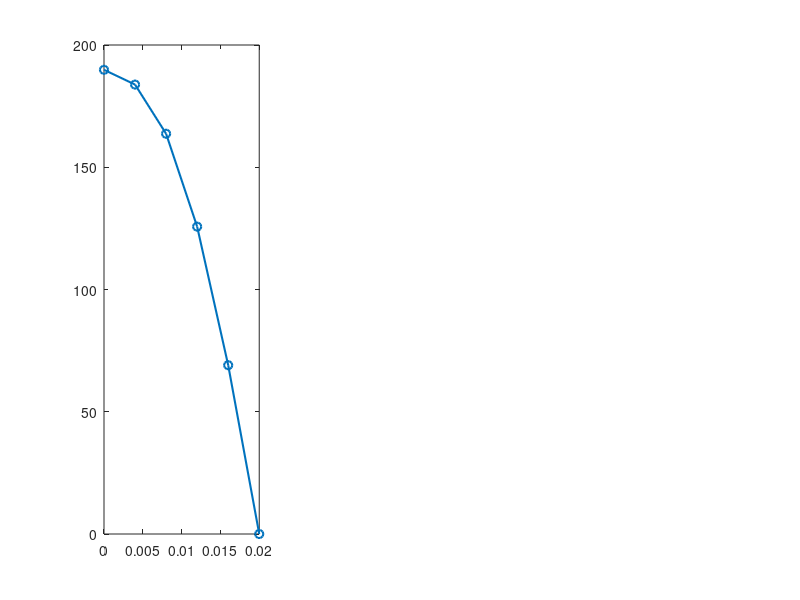

This chart was generated by the following MATLAB code: (Note: this script raises an error after producing the figure.)
clear; clc; close all;

% Parameters
L = 0.02;             % Plate thickness [m]
k = 10;               % Thermal conductivity [W/m.K]
rho_c = 1e7;          % Volumetric heat capacity [J/m^3.K]
alpha = k / rho_c;    % Thermal diffusivity
Nx = 5;               % Number of nodes
dx = L / Nx;
dt = 2;               % Time step [s]
T_init = 200;         % Initial temperature
T_right = 0;           % Dirichlet boundary (east side)

% Spatial grid
x = linspace(0, L, Nx+1);   % 6 points (including boundary)
x_inner = x(2:end);         % Interior nodes (excluding 0 m)

% Coefficients
ae = k / dx;
aw = k / dx;
ap_0 = rho_c * dx / dt;

% Matrix A
A = zeros(Nx);
for i = 1:Nx
    if i == 1
        ap = ae + ap_0;
        A(i, i) = ap;
        A(i, i+1) = -ae;
    elseif i == Nx
        ap = aw + ap_0 + 2*ae; % Adjusted for Neumann
        A(i, i-1) = -aw;
        A(i, i) = ap;
    else
        ap = ae + aw + ap_0;
        A(i, i-1) = -aw;
        A(i, i) = ap;
        A(i, i+1) = -ae;
    end
end

% Initial condition
T = ones(Nx, 1) * T_init;

% Time loop and plotting
t_total = [40, 80, 120];
steps_needed = t_total / dt;
x_plot = [x(2), x(3), x(4), x(5), x(6)];

figure;
for step = 1:max(steps_needed)
    b = 20000 * T;
    T = A \ b;

    % Plot at selected times
    t_current = step * dt;
    idx_plot = find(t_current == t_total);
    if ~isempty(idx_plot)
        % Analytical solution
        T_analytical = zeros(size(x));
        for xi = 1:length(x)
            sum_series = 0;
            for n = 1:20000
                lambda_n = (2*n - 1)*pi / (2*L);
                coeff = ((-1)^(n+1)) / (2*n - 1);
                sum_series = sum_series + coeff * exp(-alpha * lambda_n^2 * t_current) * cos(lambda_n * x(xi));
            end
            T_analytical(xi) = (4*T_init/pi) * sum_series;
        end
        T_full = [T(1);T;T_right];
        subplot(1, 3, idx_plot);
        plot(x, T_analytical, 'o-', 'LineWidth', 1.5); hold on;
        plot(x_plot, T_full, 'rx--', 'LineWidth', 1.5);
        xlabel('x [m]');
        ylabel('Temperature [°C]');
        title(['t = ', num2str(t_current), ' s']);
        legend('Analytical', 'Numerical');
        grid on;
    end
end

